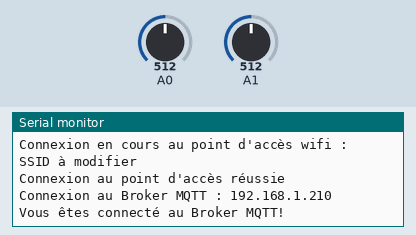
This sketch was run on a simulated Arduino MKR. Parts: the last lines printed to the serial monitor. Inputs (shaded band) come from the test bench; at power-on: A0 = 512, A1 = 512. WiFi joins after 1.5 s; servers stay silent unless stated; no MQTT or app messages arrive unless stated.

Above: at 2.7 s.
2.8 s: A0 set to 716
At 10.6 s:
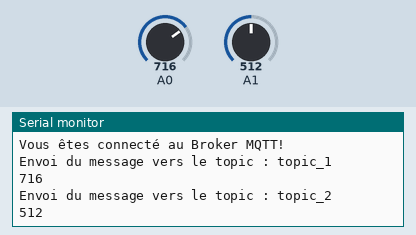
16.6 s: A1 set to 306
At 20.5 s:
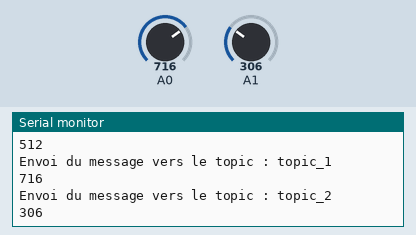
30.4 s: A0 set to 900
At 40.6 s:
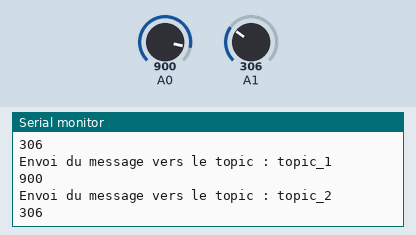
44.2 s: A1 set to 122
At 50.6 s:
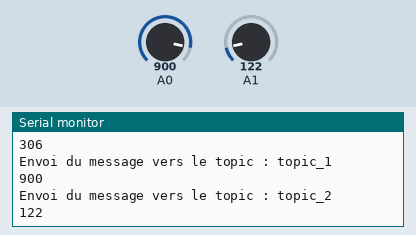
Timing chart, 0 to 52.1 s (numbered marks = the images above; inputs shaded):
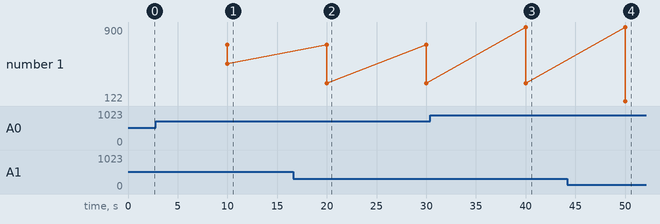

The sketch:

mqtt_arduino_wifi.ino
```cpp
#include <ArduinoMqttClient.h>
#include <WiFiNINA.h>
#include "arduino_secrets.h"

///////enregistrer les données sensibles dans l'onglet/arduino_secrets.h
char ssid[] = SECRET_SSID;        // le nom du point d'acces wifi
char pass[] = SECRET_PASS;    // le mot de passe du point d'acces wifi

WiFiClient wifiClient;
MqttClient mqttClient(wifiClient);

const char broker[] = "192.168.1.210";    //l'adresse ip du BROKER MQTT
int        port     = 1883;
const char topic[]  = "topic_1";          //déclaration des topic sur lesquelles on peut souscrire
const char topic2[]  = "topic_2";
//const char topic3[]  = "topic_x";

//intervalle d'envoi des messages (millisecondes)
const long interval = 10000;
unsigned long previousMillis = 0;

/*********************************************************/
void setup() {

  Serial.begin(9600);

  // tentative de connexion au wifi:
  Serial.print("Connexion en cours au point d'accès wifi : ");
  Serial.println(ssid);
  while (WiFi.begin(ssid, pass) != WL_CONNECTED) {
    // tant qu'on n'est pas connecté...
    Serial.print(".");
    delay(2000);
  }

  Serial.println("Connexion au point d'accès réussie");
  Serial.println();
// Vous pouvez fournir un nom de client unique (obligatoire pour notre Broker : publications anonymes refusées),
// sinon le programme utilise Arduino-millis()
// mqttClient.setId("mon_ID_client");

  // Définition de l'identifiant et mot de passe du Broker MQTT
  mqttClient.setUsernamePassword(SECRET_BROKER, SECRET_BROKER_PASS);
  Serial.print("Connexion au Broker MQTT : ");
  Serial.println(broker);

  if (!mqttClient.connect(broker, port)) {
    Serial.print("Erreur de connexion au Broker! Code d'erreur = ");
    Serial.println(mqttClient.connectError());

    while (1);
  }

  Serial.println("Vous êtes connecté au Broker MQTT!");
  Serial.println();
}

/*****************************************************/
void loop() {
  // poll() permet de maintenir la connexion au Broker
  // si aucun message n'est envoyé régulièrement
  mqttClient.poll();

  unsigned long currentMillis = millis();

  if (currentMillis - previousMillis >= interval) {
    // envoi des messages périodiquement (interval a été défini à 10s)
    previousMillis = currentMillis;

    //on lit des valeurs au hasard sur les entrées A0 et A1 pour l'exemple
    int Rvalue = analogRead(A0);
    int Rvalue2 = analogRead(A1);

    Serial.print("Envoi du message vers le topic : ");
    Serial.println(topic);
    Serial.println(Rvalue);

    Serial.print("Envoi du message vers le topic : ");
    Serial.println(topic2);
    Serial.println(Rvalue2);

    // envoi du message à l'aide d'une fonction print
    mqttClient.beginMessage(topic);
    mqttClient.print(Rvalue);
    mqttClient.endMessage();

    mqttClient.beginMessage(topic2);
    mqttClient.print(Rvalue2);
    mqttClient.endMessage();

    Serial.println();
  }
}
```

arduino_secrets.h
```cpp
#define SECRET_SSID "SSID à modifier"
#define SECRET_PASS "MDP à modifier"
#define SECRET_BROKER "id broker à modifier"
#define SECRET_BROKER_PASS "mdp broker à modifier"
```

Measured:
- after the input at 2.8 s, the serial monitor: prints a new line after 7.2 s (image 1)
- after the input at 16.6 s, the serial monitor: prints a new line after 3.4 s (image 2)
- after the input at 30.4 s, the serial monitor: prints a new line after 9.6 s (image 3)
- after the input at 44.2 s, the serial monitor: prints a new line after 5.8 s (image 4)
- plotted number 1: 512 → 306 after the input at 16.6 s, 306 → 122 after the input at 44.2 s
